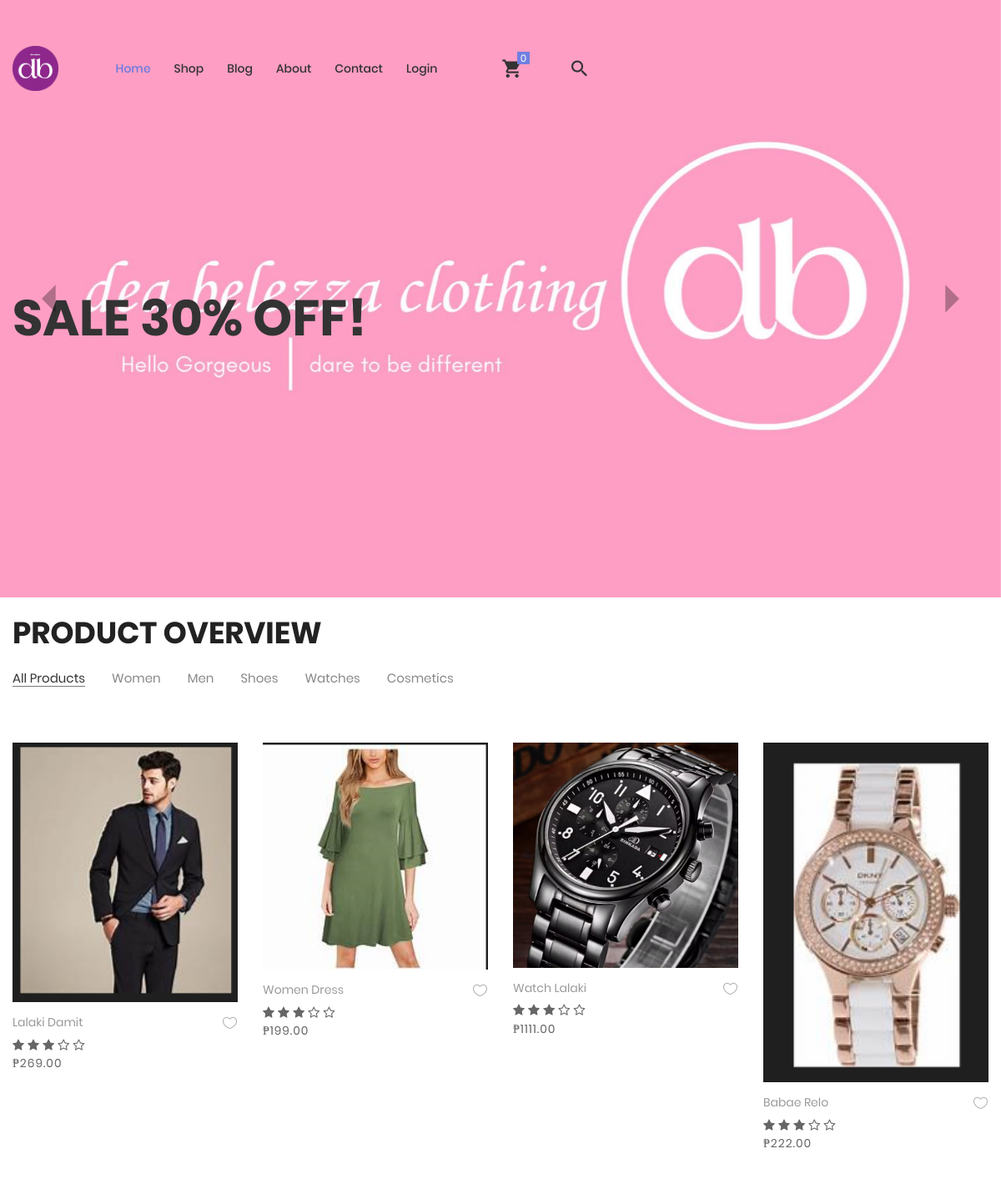
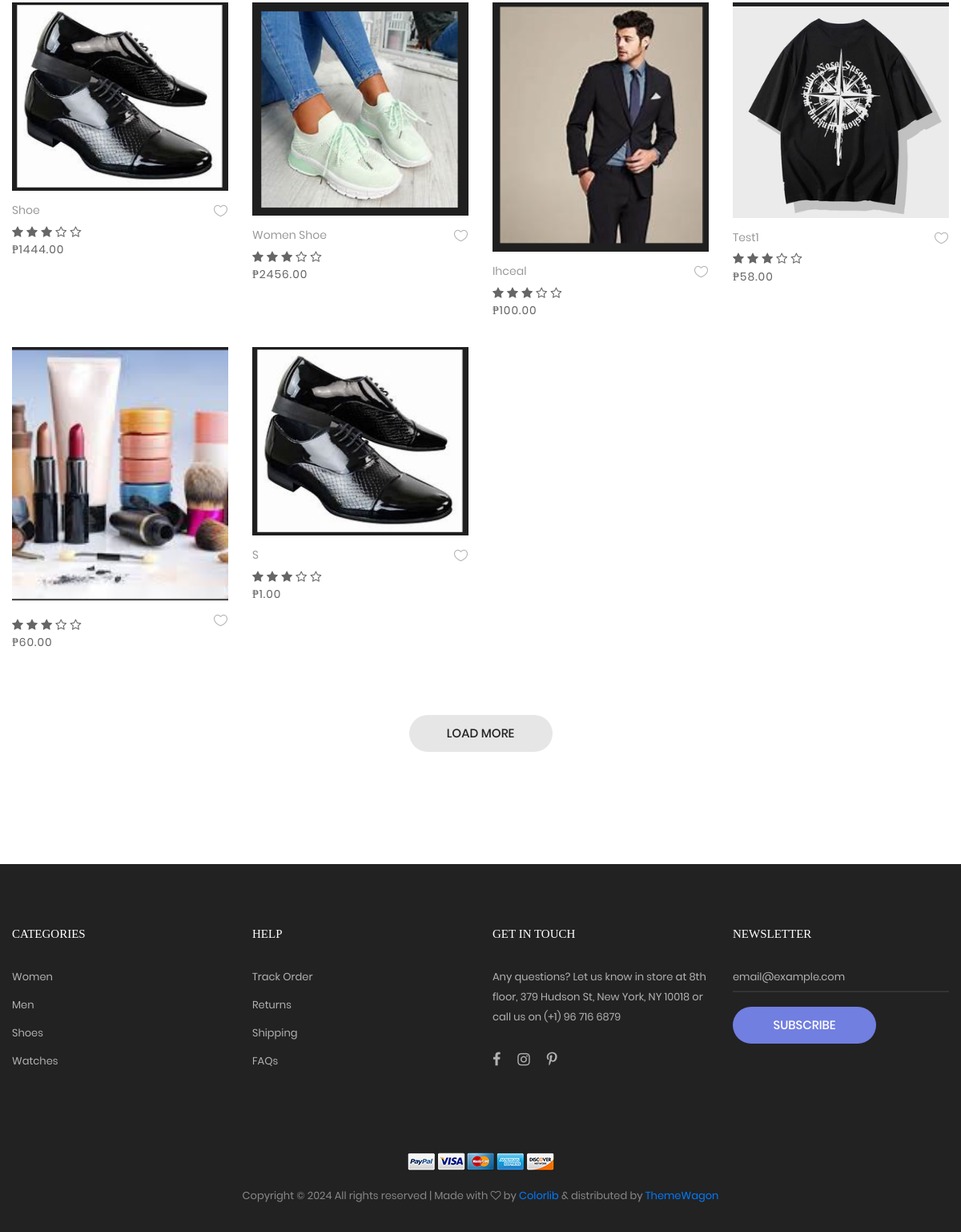
The page /site/index.php on the database its author committed (2 pictures, top to bottom).
### tables this page shows
CREATE TABLE `categories` (
  `id` int(11) UNSIGNED NOT NULL,
  `name` varchar(60) NOT NULL,
  `type` text NOT NULL
);

CREATE TABLE `products` (
  `id` int(11) UNSIGNED NOT NULL,
  `name` text NOT NULL,
  `quantity` varchar(50) DEFAULT NULL,
  `buy_price` decimal(25,2) DEFAULT NULL,
  `sale_price` decimal(25,2) NOT NULL,
  `category` text NOT NULL,
  `category_name` text NOT NULL,
  `categorie_id` int(11) UNSIGNED DEFAULT NULL,
  `media_id` int(11) DEFAULT 0,
  `date` datetime NOT NULL,
  `size` text DEFAULT NULL,
  `sex` text NOT NULL,
  `color` text NOT NULL
);

CREATE TABLE `media` (
  `id` int(11) UNSIGNED NOT NULL,
  `file_name` varchar(255) NOT NULL,
  `file_type` varchar(100) NOT NULL
);

### site/include/sql.php (called while the page is built, shortened)
<?php
require_once('load.php');
function find_by_sql($sql)
{
  global $db;
  $result = $db->query($sql);
  $result_set = $db->while_loop($result);
  return $result_set;
}
function current_user()
{
  static $current_user;
  return $current_user;
}
?>

### site/functions/dashboard.php (called while the page is built, shortened)
<?php
require_once('./include/sql.php');
$user = current_user();
function getCategory()
{
  $sql = "SELECT * FROM categories";
  $result = find_by_sql($sql);
  return ($result);
}
function getAllProducts()
{
  $sql = " SELECT p.id,p.name,p.quantity,p.buy_price,p.sale_price,p.category_name,p.size,p.color,p.media_id,p.date,c.name";
  $sql .= " AS categorie,m.file_name AS image";
  $sql .= " FROM products p";
  $sql .= " LEFT JOIN categories c ON c.id = p.categorie_id";
  $sql .= " LEFT JOIN media m ON m.id = p.media_id";
  return find_by_sql($sql);
}
?>

### site/include/database.php (called while the page is built, shortened)
<?php
class MySqli_DB
{
  private $con;
  public $query_id;
  public function db_connect()
  {
    $this->con = mysqli_connect(DB_HOST, DB_USER, DB_PASS);
    if (!$this->con) {
      die(" Database connection failed:" . mysqli_connect_error());
    } else {
      $select_db = $this->con->select_db(DB_NAME);
    }
  }
  public function query($sql)
  {
    if (trim($sql) != "") {
      $this->query_id = $this->con->query($sql);
    }
    return $this->query_id;
  }
  public function fetch_array($statement)
  {
    return mysqli_fetch_array($statement);
  }
  public function while_loop($loop)
  {
    $results = array();
    while ($result = $this->fetch_array($loop)) {
      $results[] = $result;
    }
    return $results;
  }
}
$db = new MySqli_DB();
?>

### site/index.php (the view, shortened to what this page needs)
<?php
require_once("functions/dashboard.php");
$data = getCategory();
$getallProduct = getAllProducts();
$distProduct = getAllProducts();
$uniqueData = array();
?>
<!DOCTYPE html>
<html lang="en">
<head>
	<link rel="stylesheet" type="text/css" href="vendor/bootstrap/css/bootstrap.min.css">
	<link rel="stylesheet" type="text/css" href="fonts/font-awesome-4.7.0/css/font-awesome.min.css">
	<link rel="stylesheet" type="text/css" href="fonts/iconic/css/material-design-iconic-font.min.css">
	<link rel="stylesheet" type="text/css" href="fonts/linearicons-v1.0.0/icon-font.min.css">
	<link rel="stylesheet" type="text/css" href="vendor/animate/animate.css">
	<link rel="stylesheet" type="text/css" href="vendor/css-hamburgers/hamburgers.min.css">
	<link rel="stylesheet" type="text/css" href="vendor/animsition/css/animsition.min.css">
	<link rel="stylesheet" type="text/css" href="vendor/select2/select2.min.css">
	<link rel="stylesheet" type="text/css" href="vendor/daterangepicker/daterangepicker.css">
	<link rel="stylesheet" type="text/css" href="vendor/slick/slick.css">
	<link rel="stylesheet" type="text/css" href="vendor/MagnificPopup/magnific-popup.css">
	<link rel="stylesheet" type="text/css" href="vendor/perfect-scrollbar/perfect-scrollbar.css">
	<link rel="stylesheet" type="text/css" href="css/util.css">
	<link rel="stylesheet" type="text/css" href="css/main.css">
</head>
<body class="animsition">
	<header>
		<div class="container-menu-desktop">
			<div class="wrap-menu-desktop">
				<nav class="limiter-menu-desktop container">
					<a href="index.php" class="logo">
						<img src="images/icons/logo-01.png" alt="IMG-LOGO">
					</a>
					<div class="menu-desktop">
						<ul class="main-menu">
							<li class="active-menu">
								<a href="index.php">Home</a>
							</li>
							<li>
								<a href="product.php">Shop</a>
							</li>
							<li>
								<a href="blog.php">Blog</a>
							</li>
							<li>
								<a href="about.php">About</a>
							</li>
							<li>
								<a href="contact.php">Contact</a>
							</li>
							<li>
								<?php if (!$user): ?>
									<a href="login_v2.php">Login</a>
								<?php else: ?>
									<a href="profile.php" style="font-weight: bolder; color:#fa4251;">Hello,
										<?php echo $user['name']; ?>!</a>
								<?php endif; ?>
							</li>
							<li>
							</li>
							<li>
								<?php if ($user): ?>
									<a href="shopping-cart.php">
										<div class="icon-header-item cl2 hov-cl1 trans-04 p-l-22 p-r-11 icon-header-noti js-show-cart"
											data-notify="<?php echo $cartNumber ?>">
											<i class="zmdi zmdi-shopping-cart"></i>
										</div>
									</a>
								<?php else: ?>
									<div class="icon-header-item cl2 hov-cl1 trans-04 p-l-22 p-r-11 icon-header-noti js-show-cart"
										data-notify="0">
										<i class="zmdi zmdi-shopping-cart"></i>
									</div>
								<?php endif; ?>
							</li>
							<li>
								<?php if (!$user): ?>
									<a href="#">
										<div
											class="icon-header-item cl2 hov-cl1 trans-04 p-l-22 p-r-11 js-show-modal-search">
											<i class="zmdi zmdi-search"></i>
										</div>
									</a>
								<?php else: ?>
									<div class="icon-header-item cl2 hov-cl1 trans-04 p-l-22 p-r-11 js-show-modal-search">
										<i class="zmdi zmdi-search"></i>
									</div> <?php endif; ?>
							</li>
						</ul>
					</div>
	</header>
	<section class="section-slide">
		<div class="wrap-slick1 rs1-slick1">
			<div class="slick1">
				<div class="item-slick1" style="background-image: url(images/slide-01.jpg);">
					<div class="container h-full">
						<div class="flex-col-l-m h-full p-t-100 p-b-30">
							<div class="layer-slick1 animated visible-false" data-appear="fadeInUp" data-delay="800">
								<h2 class="ltext-104 cl2 p-t-19 p-b-43 respon1">
									<div class="discount-banner">
										<span>SALE 30% OFF!</span>
									</div>
								</h2>
							</div>
						</div>
					</div>
				</div>
			</div>
		</div>
	</section>
	<section class="bg0 p-t-23 p-b-140">
		<div class="container">
			<div class="p-b-10">
				<h3 class="ltext-103 cl5">
					Product Overview
				</h3>
			</div>
			<div class="flex-w flex-sb-m p-b-52">
				<div class="flex-w flex-l-m filter-tope-group m-tb-10">
					<button class="stext-106 cl6 hov1 bor3 trans-04 m-r-32 m-tb-5 how-active1" data-filter="*">
						All Products
					</button>
					<?php foreach ($data as $item): ?>
						<button class="stext-106 cl6 hov1 bor3 trans-04 m-r-32 m-tb-5"
							data-filter=".<?php echo $item['name'] ?>">
							<?php echo $item['name']; ?>
						</button>
					<?php endforeach; ?>
				</div>
			</div>
			<div class="row isotope-grid">
				<?php
				foreach ($distProduct as $row) {
					if (!isset($uniqueData[$row['name']])) {
						$uniqueData[$row['name']] = $row;
					}
				}
				?>
				<?php foreach ($uniqueData as $product): ?>
					<div class="col-sm-6 col-md-4 col-lg-3 p-b-35 isotope-item <?php echo $product['category_name']; ?>">
						<div class="block2">
							<div class="block2-pic hov-img0">
								<?php
									if ($product['media_id'] === '0'): ?>
									<img src="../uploads/products/no_image.jpg" alt="">
								<?php else: ?>
									<img src="../uploads/products/<?php echo $product['image']; ?>" alt="">
								<?php endif; ?>
							</div>
							<div class="block2-txt flex-w flex-t p-t-14">
								<div class="block2-txt-child1 flex-col-l ">
									<a href="product-detail.php" class="stext-104 cl4 hov-cl1 trans-04 js-name-b2 p-b-6">
										<?= $product['name']; ?>
									</a>
									<div class="product-rating">
										<i class="fa fa-star"></i>
										<i class="fa fa-star"></i>
										<i class="fa fa-star"></i>
										<i class="fa fa-star-o"></i>
										<i class="fa fa-star-o"></i>
									</div>
									<span class="stext-105 cl3">
										₱<?= $product['sale_price']; ?>
									</span>
								</div>
								<div class="block2-txt-child2 flex-r p-t-3">
									<a href="#" class="btn-addwish-b2 dis-block pos-relative js-addwish-b2">
										<img class="icon-heart1 dis-block trans-04" src="images/icons/icon-heart-01.png"
											alt="ICON">
									</a>
								</div>
							</div>
						</div>
					</div>
				<?php endforeach; ?>
			</div>
		</div>
		<div class="flex-c-m flex-w w-full p-t-45">
			<a href="#" class="flex-c-m stext-101 cl5 size-103 bg2 bor1 hov-btn1 p-lr-15 trans-04">
				Load More
			</a>
		</div>
	</section>
	<footer class="bg3 p-t-75 p-b-32">
		<div class="container">
			<div class="row">
				<div class="col-sm-6 col-lg-3 p-b-50">
					<h4 class="stext-301 cl0 p-b-30">
						Categories
					</h4>
					<ul>
						<li class="p-b-10">
							<a href="#" class="stext-107 cl7 hov-cl1 trans-04">
								Women
							</a>
						</li>
						<li class="p-b-10">
							<a href="#" class="stext-107 cl7 hov-cl1 trans-04">
								Men
							</a>
						</li>
						<li class="p-b-10">
							<a href="#" class="stext-107 cl7 hov-cl1 trans-04">
								Shoes
							</a>
						</li>
						<li class="p-b-10">
							<a href="#" class="stext-107 cl7 hov-cl1 trans-04">
								Watches
							</a>
						</li>
					</ul>
				</div>
				<div class="col-sm-6 col-lg-3 p-b-50">
					<h4 class="stext-301 cl0 p-b-30">
						Help
					</h4>
					<ul>
						<li class="p-b-10">
							<a href="#" class="stext-107 cl7 hov-cl1 trans-04">
								Track Order
							</a>
						</li>
						<li class="p-b-10">
							<a href="#" class="stext-107 cl7 hov-cl1 trans-04">
								Returns
							</a>
						</li>
						<li class="p-b-10">
							<a href="#" class="stext-107 cl7 hov-cl1 trans-04">
								Shipping
							</a>
						</li>
						<li class="p-b-10">
							<a href="#" class="stext-107 cl7 hov-cl1 trans-04">
								FAQs
							</a>
						</li>
					</ul>
				</div>
				<div class="col-sm-6 col-lg-3 p-b-50">
					<h4 class="stext-301 cl0 p-b-30">
						GET IN TOUCH
					</h4>
					<p class="stext-107 cl7 size-201">
						Any questions? Let us know in store at 8th floor, 379 Hudson St, New York, NY 10018 or call us
						on (+1) 96 716 6879
					</p>
					<div class="p-t-27">
						<a href="#" class="fs-18 cl7 hov-cl1 trans-04 m-r-16">
							<i class="fa fa-facebook"></i>
						</a>
						<a href="#" class="fs-18 cl7 hov-cl1 trans-04 m-r-16">
							<i class="fa fa-instagram"></i>
						</a>
						<a href="#" class="fs-18 cl7 hov-cl1 trans-04 m-r-16">
							<i class="fa fa-pinterest-p"></i>
						</a>
					</div>
				</div>
				<div class="col-sm-6 col-lg-3 p-b-50">
					<h4 class="stext-301 cl0 p-b-30">
						Newsletter
					</h4>
					<form>
						<div class="wrap-input1 w-full p-b-4">
							<input class="input1 bg-none plh1 stext-107 cl7" type="text" name="email"
								placeholder="email@example.com">
						</div>
						<div class="p-t-18">
							<button class="flex-c-m stext-101 cl0 size-103 bg1 bor1 hov-btn2 p-lr-15 trans-04">
								Subscribe
							</button>
						</div>
					</form>
				</div>
			</div>
			<div class="p-t-40">
				<div class="flex-c-m flex-w p-b-18">
					<a href="#" class="m-all-1">
						<img src="images/icons/icon-pay-01.png" alt="ICON-PAY">
					</a>
					<a href="#" class="m-all-1">
						<img src="images/icons/icon-pay-02.png" alt="ICON-PAY">
					</a>
					<a href="#" class="m-all-1">
						<img src="images/icons/icon-pay-03.png" alt="ICON-PAY">
					</a>
					<a href="#" class="m-all-1">
						<img src="images/icons/icon-pay-04.png" alt="ICON-PAY">
					</a>
					<a href="#" class="m-all-1">
						<img src="images/icons/icon-pay-05.png" alt="ICON-PAY">
					</a>
				</div>
				<p class="stext-107 cl6 txt-center">
					Copyright &copy;
					 All rights reserved | Made with <i class="fa fa-heart-o" aria-hidden="true"></i> by <a
						href="https://colorlib.com" target="_blank">Colorlib</a> &amp; distributed by <a
						href="https://themewagon.com" target="_blank">ThemeWagon</a>
				</p>
			</div>
		</div>
	</footer>
</body>
</html>

### site/css/main.css (style rules this page uses)
.container { max-width: 1380px; }
@media (max-width: 1600px) { .container { max-width: 1200px; } }
.slick-slide { outline: none !important; }
.container-menu-desktop { height: auto; width: 100%; position: relative; -webkit-transition: all 0.3s; -o-transition: all 0.3s; -moz-transition: all 0.3s; transition: all 0.3s; }
.wrap-menu-desktop { position: fixed; z-index: 1100; background-color: transparent; width: 100%; height: 84px; top: 40px; left: 0px; -webkit-transition: height 0.3s, background-color 0.3s; -o-transition: height 0.3s, background-color 0.3s; -moz-transition: height 0.3s, background-color 0.3s; transition: height 0.3s, background-color 0.3s; }
.limiter-menu-desktop { height: 100%; display: -webkit-box; display: -webkit-flex; display: -moz-box; display: -ms-flexbox; display: flex; align-items: center; background-color: transparent; }
.logo { display: -webkit-box; display: -webkit-flex; display: -moz-box; display: -ms-flexbox; display: flex; align-items: center; height: 65%; margin-right: 55px; }
.logo img { max-width: 100%; max-height: 100%; }
.menu-desktop { display: -webkit-box; display: -webkit-flex; display: -moz-box; display: -ms-flexbox; display: flex; align-items: center; height: 100%; }
.main-menu { list-style-type: none; margin: 0; display: -webkit-box; display: -webkit-flex; display: -moz-box; display: -ms-flexbox; display: flex; align-items: center; }
.main-menu > li { display: block; position: relative; padding: 20px 10px 20px 0px; margin: 0px 4px 0px 14px; }
.main-menu > li > a { font-family: Poppins-Medium; font-size: 14px; color: #333; padding: 5px 0px; transition: all 0.4s; -webkit-transition: all 0.4s; -o-transition: all 0.4s; -moz-transition: all 0.4s; }
.icon-header-item { position: relative; font-size: 26px; line-height: 1; cursor: pointer; }
.icon-header-noti::after { content: attr(data-notify); font-family: Poppins-Regular; font-size: 12px; color: #fff; line-height: 15px; text-align: center; display: block; position: absolute; top: -7px; right: 0; min-width: 15px; height: 15px; padding: 0 3px; background-color: #717fe0; }
.main-menu > li.active-menu > a { color: #6c7ae0; }
.wrap-slick1 { position: relative; }
.item-slick1 { height: calc(100vh - 40px); background-size: cover; background-repeat: no-repeat; background-position: center center; }
.rs1-slick1 .item-slick1 { height: calc(100vh - 84px); }
.block2-pic { position: relative; }
.block2-txt-child1 { width: calc(100% - 30px); }
.block2-txt-child2 { width: 30px; }
.cl0 { color: #fff; }
.cl2 { color: #333; }
.cl3 { color: #666; }
.cl4 { color: #999; }
.cl5 { color: #222; }
.cl6 { color: #888; }
.cl7 { color: #b2b2b2; }
.stext-101 { font-family: Poppins-Medium; font-size: 15px; line-height: 1.466667; text-transform: uppercase; }
.stext-104 { font-family: Poppins-Regular; font-size: 14px; line-height: 1.466667; }
.stext-105 { font-family: Poppins-Regular; font-size: 14px; line-height: 1.466667; letter-spacing: 1px; }
.stext-106 { font-family: Poppins-Regular; font-size: 15px; line-height: 1.2; }
.stext-107 { font-family: Poppins-Regular; font-size: 13px; line-height: 1.923; }
.stext-301 { font-family: Montserrat-Bold; font-size: 15px; line-height: 1.6; text-transform: uppercase; }
.ltext-103 { font-family: Poppins-Bold; font-size: 36px; line-height: 1.1; text-transform: uppercase; }
.ltext-104 { font-family: Poppins-Bold; font-size: 60px; line-height: 1.1; text-transform: uppercase; }
.size-103 { min-width: 179px; height: 46px; }
.size-201 { max-width: 270px; }
.bg-none { background-color: transparent; }
.bg0 { background-color: #fff; }
.bg1 { background-color: #717fe0; }
.bg2 { background-color: #e6e6e6; }
.bg3 { background-color: #222; }
.bor1 { border-radius: 23px; }
.bor3 { border-bottom: 1px solid transparent; }
.how-active1 { color: #333; border-color: #797979; }
.wrap-input1 { position: relative; border-bottom: 2px solid rgba(204,204,204, 0.1); }
.input1 { background-color: transparent; width: 100%; }
.hov-img0 { display: block; overflow: hidden; }
.hov-img0 img { width: 100%; -webkit-transition: transform 0.9s ease; -o-transition: transform 0.9s ease; -moz-transition: transform 0.9s ease; transition: transform 0.9s ease; }

### rows shown on the page
categories: name "Women"
categories: name "Men"
categories: name "Shoes"
categories: name "Watches"
categories: name "Cosmetics"
products: media.file_name (picture), name "Lalaki Damit", sale_price "269.00"
products: media.file_name (picture), name "Women Dress", sale_price "199.00"
products: media.file_name (picture), name "Watch Lalaki", sale_price "1111.00"
products: media.file_name (picture), name "Babae Relo", sale_price "222.00"
products: media.file_name (picture), name "Shoe", sale_price "1444.00"
products: media.file_name (picture), name "Women Shoe", sale_price "2456.00"
products: media.file_name (picture), name "Ihceal", sale_price "100.00"
products: media.file_name (picture), name "Test1", sale_price "58.00"
products: media.file_name (picture), sale_price "60.00"
products: media.file_name (picture), name "S", sale_price "1.00"
